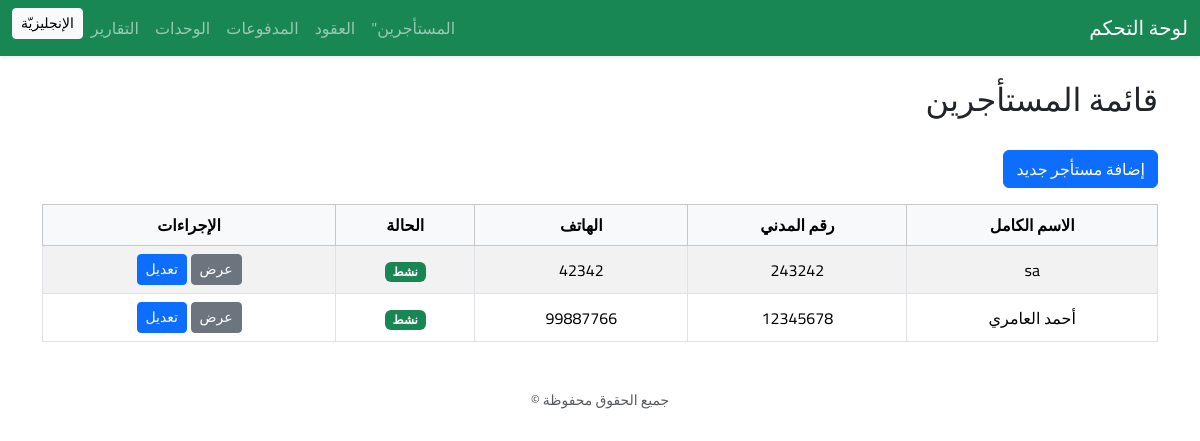
The page /tenants/ on the database its author committed.
### tenants/models.py (models this page shows, shortened)
class Tenant(models.Model):
  full_name = models.CharField(
    max_length=255,
    verbose_name=_("الاسم الكامل")
  )
  national_id = models.CharField(
    max_length=20,
    verbose_name=_("الرقم المدني / الهوية")
  )
  phone = models.CharField(
    max_length=20,
    verbose_name=_("رقم الهاتف")
  )
  email = models.EmailField(
    blank=True,
    null=True,
    max_length=255,
    verbose_name=_("البريد الالكتروني")
  )
  address = models.TextField(
    blank=True,
    null=True,
    verbose_name=_("العنوان")
  )
  photo_id = models.ImageField(
    upload_to='tenants_ids/',
    blank=True,
    null=True,
    verbose_name=_("صورة الهوية")
  )
  status = models.CharField(
    max_length=2,
    choices=TenantStatus.choices,
    default=TenantStatus.ACTIVE,
    verbose_name=_("الحالة")
  )
  class Meta:
    verbose_name = _("مستأجر")
    verbose_name_plural = _("المستأجرون")

### tenants/views.py (the view)
# urls.py: path('', views.tenant_list, name='list'),
def tenant_list(request):
  tenants = Tenant.objects.all()
  return render(request, 'tenants/tenant_list.html', {'tenants': tenants})

### templates/tenants/tenant_list.html (shortened to what this page needs)
{% extends "base.html" %}
{% load i18n %}
{% block content %}
<div class="d-flex justify-content-between align-items-center mb-4">
  <h2>
    {% trans "قائمة المستأجرين" %}
  </h2>
</div>
<a href="{% url 'tenants:add' %}" class="btn btn-primary mb-3">
  {% trans "إضافة مستأجر جديد" %}
</a>
<table class="table table-bordered table-striped align-middle text-center">
  <thead class="table-light">
    <tr>
      <th>{% trans "الاسم الكامل" %}</th>
      <th>{% trans "رقم المدني" %}</th>
      <th>{% trans "الهاتف" %}</th>
      <th>{% trans "الحالة" %}</th>
      <th>{% trans "الإجراءات" %}</th>
    </tr>
  </thead>
  <tbody>
    {% for tenant in tenants %}
    <tr>
      <td>{{ tenant.full_name }}</td>
      <td>{{ tenant.national_id }}</td>
      <td>{{ tenant.phone }}</td>
      <td>
        <span class="badge {% if tenant.status == 'AC' %}bg-success
          {% elif tenant.status == 'LT' %}bg-warning
          {% else %}bg-secondary{% endif %}">
          {{ tenant.get_status_display }}
        </span>
      </td>
      <td>
        <a href="{% url 'tenants:detail' tenant.pk %}" class="btn btn-secondary btn-sm">{% trans "عرض" %}</a>
        <a href="{% url 'tenants:edit' tenant.pk %}" class="btn btn-primary btn-sm">{% trans "تعديل" %}</a>
      </td>
    </tr>
    {% empty %}
    <tr>
      <td colspan="6" class="text-center">{% trans "لا توجد مستأجرين حالياً" %}</td>
    </tr>
    {% endfor %}
  </tbody>
</table>
{% endblock %}

### rows shown on the page
Tenant: full_name "sa", national_id "243242", phone "42342", status "نشط"
Tenant: full_name "أحمد العامري", national_id "12345678", phone "99887766", status "نشط"
